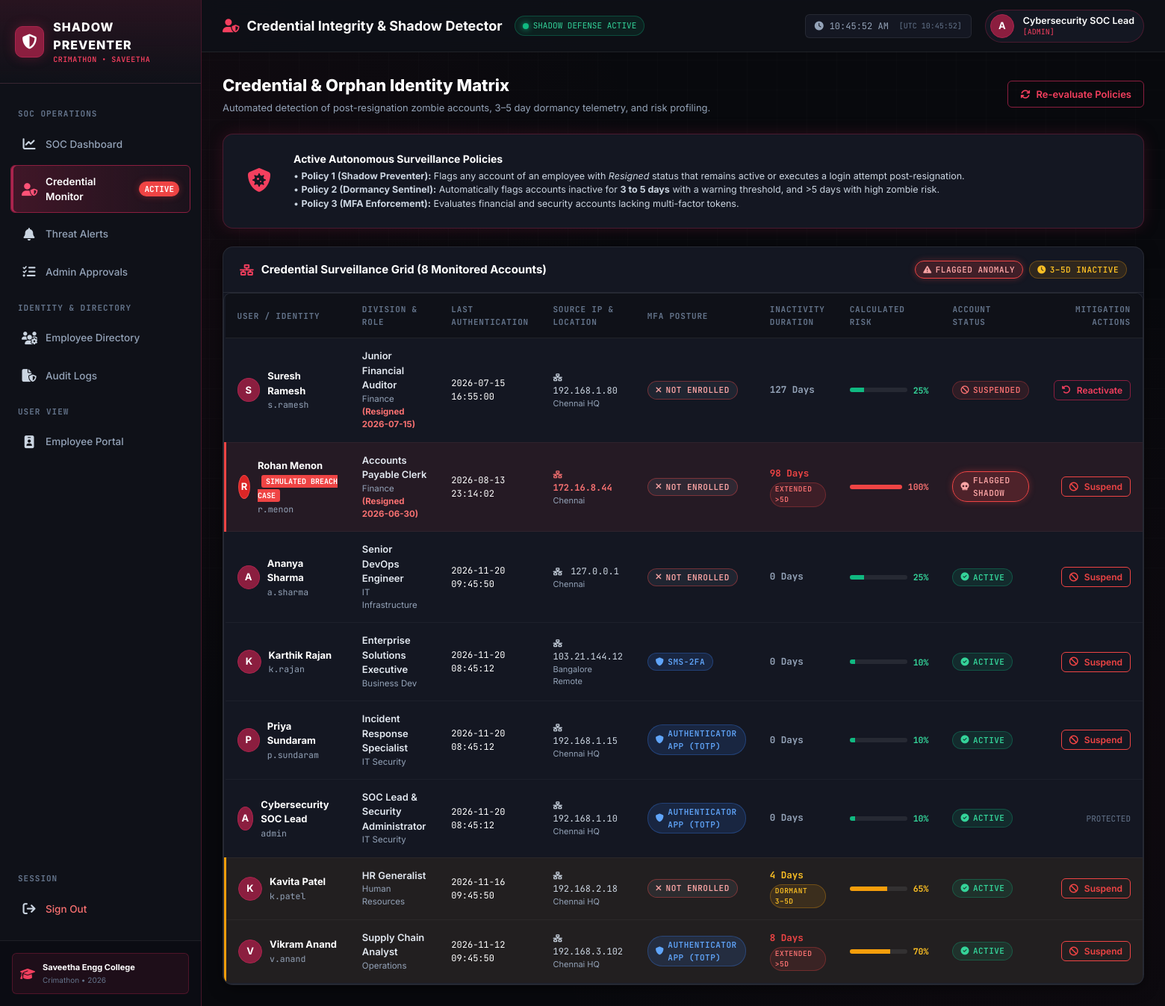
The app's page /admin/monitoring (signed in) with its own data.
### tables this page shows
CREATE TABLE users (
        id INTEGER PRIMARY KEY AUTOINCREMENT,
        username TEXT UNIQUE NOT NULL,
        password_hash TEXT NOT NULL,
        full_name TEXT NOT NULL,
        email TEXT UNIQUE NOT NULL,
        role TEXT NOT NULL DEFAULT 'employee',
        position TEXT NOT NULL,
        department TEXT NOT NULL,
        employment_status TEXT NOT NULL DEFAULT 'Active',
        resignation_date TEXT,
        account_status TEXT NOT NULL DEFAULT 'Active',
        mfa_enabled INTEGER NOT NULL DEFAULT 0,
        mfa_method TEXT DEFAULT 'None',
        last_login TEXT,
        last_login_ip TEXT,
        last_login_location TEXT,
        created_at TEXT NOT NULL,
        updated_at TEXT NOT NULL
    );

### app.py (the view)
@app.route('/admin/monitoring')
@login_required
@admin_required
def credential_monitoring():
    db = get_db()
    run_threat_scan(db)
    users = db.execute("SELECT * FROM users ORDER BY account_status DESC, last_login DESC").fetchall()
    enriched = []
    for u in users:
        d = dict(u)
        inact_days = calculate_inactivity_days(u['last_login'])
        d['inactivity_days'] = inact_days
        risk = 10
        if u['employment_status'] == 'Resigned' and u['account_status'] != 'Suspended':
            risk = 95
        elif u['account_status'] == 'Flagged':
            risk = 85
        elif inact_days > 5 and u['account_status'] != 'Suspended':
            risk = 70
        elif 3 <= inact_days <= 5 and u['account_status'] != 'Suspended':
            risk = 50
        if not u['mfa_enabled']:
            risk = min(100, risk + 15)
        d['risk_score'] = risk
        enriched.append(d)
    rohan_info = next((item for item in enriched if item['username'] == 'r.menon'), None)
    return render_template('monitoring.html', accounts=enriched, rohan_info=rohan_info)

### templates/monitoring.html (shortened to what this page needs)
{% extends "base.html" %}
{% block page_title %}
  <i class="fas fa-user-shield" style="color: #f43f5e;"></i>
  <span>Credential Integrity & Shadow Detector</span>
{% endblock %}
{% block content %}
<div class="dashboard-hero-bar">
  <div class="hero-title-group">
    <h1>Credential & Orphan Identity Matrix</h1>
    <p>Automated detection of post-resignation zombie accounts, 3–5 day dormancy telemetry, and risk profiling.</p>
  </div>
  <div class="hero-actions">
    <button type="button" class="btn-cyber btn-outline-maroon" onclick="triggerDeepScan('{{ csrf_token }}')">
      <i class="fas fa-arrows-rotate"></i>
      <span>Re-evaluate Policies</span>
    </button>
  </div>
</div>
<div class="cyber-card cyber-card-maroon" style="margin-bottom: 24px;">
  <div class="card-body-cyber" style="display: flex; gap: 20px; align-items: center; flex-wrap: wrap;">
    <div style="font-size: 32px; color: #f43f5e; padding: 10px;">
      <i class="fas fa-shield-virus"></i>
    </div>
    <div style="flex: 1; min-width: 280px;">
      <div style="font-size: 14px; font-weight: 700; color: #fff; margin-bottom: 4px;">
        Active Autonomous Surveillance Policies
      </div>
      <div style="font-size: 12.5px; color: #cbd5e1; line-height: 1.5;">
        &bull; <strong>Policy 1 (Shadow Preventer):</strong> Flags any account of an employee with <em>Resigned</em> status that remains active or executes a login attempt post-resignation.<br>
        &bull; <strong>Policy 2 (Dormancy Sentinel):</strong> Automatically flags accounts inactive for <strong>3 to 5 days</strong> with a warning threshold, and &gt;5 days with high zombie risk.<br>
        &bull; <strong>Policy 3 (MFA Enforcement):</strong> Evaluates financial and security accounts lacking multi-factor tokens.
      </div>
    </div>
  </div>
</div>
<div class="cyber-card">
  <div class="card-header-cyber">
    <div class="card-title-cyber">
      <i class="fas fa-network-wired"></i>
      <span>Credential Surveillance Grid ({{ accounts|length }} Monitored Accounts)</span>
    </div>
    <div style="display: flex; gap: 8px;">
      <span class="status-pill status-flagged"><i class="fas fa-triangle-exclamation"></i> Flagged Anomaly</span>
      <span class="status-pill status-dormant"><i class="fas fa-clock"></i> 3–5d Inactive</span>
    </div>
  </div>
  <div class="card-body-cyber" style="padding: 0;">
    <div class="table-responsive">
      <table class="cyber-table">
        <thead>
          <tr>
            <th>User / Identity</th>
            <th>Division & Role</th>
            <th>Last Authentication</th>
            <th>Source IP & Location</th>
            <th>MFA Posture</th>
            <th>Inactivity Duration</th>
            <th>Calculated Risk</th>
            <th>Account Status</th>
            <th style="text-align: right;">Mitigation Actions</th>
          </tr>
        </thead>
        <tbody>
          {% for acc in accounts %}
          <tr class="{% if acc.account_status == 'Flagged' %}row-flagged{% elif acc.inactivity_days >= 3 and acc.account_status != 'Suspended' %}row-dormant{% endif %}">
            <td>
              <div style="display: flex; align-items: center; gap: 10px;">
                <div class="avatar-badge" style="{% if acc.username == 'r.menon' %}background: #dc2626; border-color: #ef4444;{% endif %}">
                  {{ acc.username[:1]|upper }}
                </div>
                <div>
                  <div style="font-weight: 700; color: #fff;">
                    {{ acc.full_name }}
                    {% if acc.username == 'r.menon' %}
                    <span style="font-size: 10px; background: #ef4444; color: #fff; padding: 2px 6px; border-radius: 3px; font-family: var(--font-mono); margin-left: 5px;">
                      SIMULATED BREACH CASE
                    </span>
                    {% endif %}
                  </div>
                  <div style="font-size: 11.5px; color: #94a3b8; font-family: var(--font-mono);">
                    {{ acc.username }}
                  </div>
                </div>
              </div>
            </td>
            <td>
              <div style="font-weight: 600; color: #e2e8f0;">{{ acc.position }}</div>
              <div style="font-size: 11.5px; color: #94a3b8;">
                {{ acc.department }}
                {% if acc.employment_status == 'Resigned' %}
                <span style="color: #f87171; font-weight: 700;">(Resigned {{ acc.resignation_date or '' }})</span>
                {% endif %}
              </div>
            </td>
            <td>
              <div style="font-family: var(--font-mono); font-size: 12px; color: #fff;">
                {{ acc.last_login or 'Never Authenticated' }}
              </div>
            </td>
            <td>
              <div style="font-family: var(--font-mono); font-size: 12px; {% if acc.username == 'r.menon' %}color: #f87171; font-weight: 700;{% else %}color: #cbd5e1;{% endif %}">
                <i class="fas fa-network-wired" style="font-size: 10px; margin-right: 4px;"></i>
                {{ acc.last_login_ip or 'Unknown' }}
              </div>
              <div style="font-size: 11px; color: #94a3b8;">{{ acc.last_login_location or 'N/A' }}</div>
            </td>
            <td>
              {% if acc.mfa_enabled %}
              <span class="status-pill status-mfa-on"><i class="fas fa-shield"></i> {{ acc.mfa_method }}</span>
              {% else %}
              <span class="status-pill status-mfa-off" style="border-color: rgba(239, 68, 68, 0.4); color: #fca5a5;">
                <i class="fas fa-xmark"></i> Not Enrolled
              </span>
              {% endif %}
            </td>
            <td>
              <div style="font-family: var(--font-mono); font-size: 12.5px; font-weight: 700; {% if 3 <= acc.inactivity_days <= 5 and acc.account_status != 'Suspended' %}color: #fbbf24;{% elif acc.inactivity_days > 5 and acc.account_status != 'Suspended' %}color: #ef4444;{% else %}color: #94a3b8;{% endif %}">
                {{ acc.inactivity_days }} Days
              </div>
              {% if 3 <= acc.inactivity_days <= 5 and acc.account_status != 'Suspended' %}
              <span class="status-pill status-dormant" style="font-size: 9.5px; padding: 1px 6px; margin-top: 2px;">
                Dormant 3–5d
              </span>
              {% elif acc.inactivity_days > 5 and acc.account_status != 'Suspended' %}
              <span class="status-pill status-suspended" style="font-size: 9.5px; padding: 1px 6px; margin-top: 2px;">
                Extended &gt;5d
              </span>
              {% endif %}
            </td>
            <td>
              <div style="display: flex; align-items: center; gap: 8px;">
                <div style="flex: 1; height: 6px; background: rgba(255,255,255,0.08); border-radius: 4px; overflow: hidden; width: 70px;">
                  <div style="height: 100%; width: {{ acc.risk_score }}%; background: {% if acc.risk_score >= 80 %}#ef4444{% elif acc.risk_score >= 50 %}#f59e0b{% else %}#10b981{% endif %};"></div>
                </div>
                <span style="font-family: var(--font-mono); font-size: 11.5px; font-weight: 700; color: {% if acc.risk_score >= 80 %}#f87171{% elif acc.risk_score >= 50 %}#fbbf24{% else %}#34d399{% endif %};">
                  {{ acc.risk_score }}%
                </span>
              </div>
            </td>
            <td>
              {% if acc.account_status == 'Active' %}
              <span class="status-pill status-active"><i class="fas fa-circle-check"></i> Active</span>
              {% elif acc.account_status == 'Suspended' %}
              <span class="status-pill status-suspended"><i class="fas fa-ban"></i> Suspended</span>
              {% elif acc.account_status == 'Flagged' %}
              <span class="status-pill status-flagged"><i class="fas fa-skull"></i> Flagged Shadow</span>
              {% else %}
              <span class="status-pill status-dormant">{{ acc.account_status }}</span>
              {% endif %}
            </td>
            <td style="text-align: right;">
              <div style="display: inline-flex; gap: 6px;">
                {% if acc.account_status != 'Suspended' and acc.username != 'admin' %}
                <button type="button" class="btn-cyber btn-outline-danger btn-sm" onclick="promptSuspend({{ acc.id }}, '{{ acc.username }}')">
                  <i class="fas fa-ban"></i> Suspend
                </button>
                {% elif acc.account_status == 'Suspended' %}
                <button type="button" class="btn-cyber btn-outline-maroon btn-sm" onclick="promptReactivate({{ acc.id }}, '{{ acc.username }}')">
                  <i class="fas fa-rotate-left"></i> Reactivate
                </button>
                {% else %}
                <span style="font-size: 11px; color: #64748b; font-family: var(--font-mono);">PROTECTED</span>
                {% endif %}
              </div>
            </td>
          </tr>
          {% endfor %}
        </tbody>
      </table>
    </div>
  </div>
</div>
{% endblock %}

### templates/base.html (shortened to what this page needs)
<!DOCTYPE html>
<html lang="en">
<head>
  <link rel="stylesheet" href="https://cdnjs.cloudflare.com/ajax/libs/font-awesome/6.5.1/css/all.min.css">
  <link rel="stylesheet" href="{{ url_for('static', filename='css/style.css') }}">
  <link rel="stylesheet" href="{{ url_for('static', filename='css/dashboard.css') }}">
</head>
<body>
  <div class="app-container">
    {% if session.get('user_id') %}
    <aside class="sidebar">
      <div class="sidebar-header">
        <div class="brand-icon">
          <i class="fas fa-shield-halved"></i>
        </div>
        <div class="brand-title">
          <span class="brand-name">SHADOW PREVENTER</span>
          <span class="brand-subtitle">CRIMATHON &bull; SAVEETHA</span>
        </div>
      </div>
      <nav class="sidebar-nav">
        {% if session.get('role') == 'admin' %}
        <div class="nav-section-title">SOC Operations</div>
        <a href="{{ url_for('admin_dashboard') }}" class="nav-item {% if request.endpoint == 'admin_dashboard' %}active{% endif %}">
          <i class="fas fa-chart-line"></i>
          <span>SOC Dashboard</span>
        </a>
        <a href="{{ url_for('credential_monitoring') }}" class="nav-item {% if request.endpoint == 'credential_monitoring' %}active{% endif %}">
          <i class="fas fa-user-shield"></i>
          <span>Credential Monitor</span>
          <span class="nav-badge badge-alert">ACTIVE</span>
        </a>
        <a href="{{ url_for('admin_alerts') }}" class="nav-item {% if request.endpoint == 'admin_alerts' %}active{% endif %}">
          <i class="fas fa-bell"></i>
          <span>Threat Alerts</span>
        </a>
        <a href="{{ url_for('admin_approvals') }}" class="nav-item {% if request.endpoint == 'admin_approvals' %}active{% endif %}">
          <i class="fas fa-tasks"></i>
          <span>Admin Approvals</span>
        </a>
        <div class="nav-section-title">Identity & Directory</div>
        <a href="{{ url_for('admin_employees') }}" class="nav-item {% if request.endpoint == 'admin_employees' %}active{% endif %}">
          <i class="fas fa-users-gear"></i>
          <span>Employee Directory</span>
        </a>
        <a href="{{ url_for('admin_audit_logs') }}" class="nav-item {% if request.endpoint == 'admin_audit_logs' %}active{% endif %}">
          <i class="fas fa-file-shield"></i>
          <span>Audit Logs</span>
        </a>
        <div class="nav-section-title">User View</div>
        <a href="{{ url_for('employee_portal') }}" class="nav-item {% if request.endpoint == 'employee_portal' %}active{% endif %}">
          <i class="fas fa-id-badge"></i>
          <span>Employee Portal</span>
        </a>
        {% endif %}
        <div class="nav-section-title" style="margin-top: auto;">Session</div>
        <a href="{{ url_for('logout') }}" class="nav-item" style="color: #f87171;">
          <i class="fas fa-arrow-right-from-bracket"></i>
          <span>Sign Out</span>
        </a>
      </nav>
      <div class="sidebar-footer">
        <div class="college-badge">
          <i class="fas fa-graduation-cap"></i>
          <div class="college-text">
            <strong>Saveetha Engg College</strong>
            <span>Crimathon &bull; 2026</span>
          </div>
        </div>
      </div>
    </aside>
    {% endif %}
    <div class="main-wrapper" {% if not session.get('user_id') %}style="margin-left: 0;"{% endif %}>
      {% if session.get('user_id') %}
      <header class="top-header">
        <div class="header-left">
          <div class="page-title">
            {% block page_title %}Security Command Center{% endblock %}
          </div>
          <div class="system-status-indicator">
            <span class="pulse-dot"></span>
            <span>SHADOW DEFENSE ACTIVE</span>
          </div>
        </div>
        <div class="header-right">
          <div class="terminal-clock" id="terminal-clock-display">
          </div>
          <div class="header-user-profile">
            <div class="avatar-badge">
              {{ session.get('username', 'U')[:1]|upper }}
            </div>
            <div class="user-info-text">
              <span class="user-display-name">{{ session.get('full_name', session.get('username')) }}</span>
              <span class="user-role-badge">[{{ session.get('role', 'user')|upper }}]</span>
            </div>
          </div>
        </div>
      </header>
      {% endif %}
      <main class="content-body">
        {% block content %}{% endblock %}
      </main>
    </div>
  </div>
</body>
</html>

### records on screen
users: get "Cybersecurity SOC Lead", username "A", full_name "Cybersecurity SOC Lead", username "admin", position "SOC Lead & Security Administrator", department "IT Security", last_login "2026-11-20 08:45:12", last_login_ip "192.168.1.10", last_login_location "Chennai HQ", mfa_method "AUTHENTICATOR APP (TOTP)", inactivity_days "0", risk_score "10", account_status "Active" (drawn)
users: username "S", full_name "Suresh Ramesh", username "s.ramesh", position "Junior Financial Auditor", department "Finance", resignation_date "2026-07-15", last_login "2026-07-15 16:55:00", last_login_ip "192.168.1.80", last_login_location "Chennai HQ", mfa_enabled 0 (drawn), inactivity_days "127", risk_score "25", account_status "Suspended" (drawn)
users: username "R", full_name "Rohan Menon", shows "SIMULATED BREACH CASE", username "r.menon", position "Accounts Payable Clerk", department "Finance", resignation_date "2026-06-30", last_login "2026-08-13 23:14:02", last_login_ip "172.16.8.44", last_login_location "Chennai", mfa_enabled 0 (drawn), inactivity_days "98", account_status "EXTENDED >5D", risk_score "100"
users: username "A", full_name "Ananya Sharma", username "a.sharma", position "Senior DevOps Engineer", department "IT Infrastructure", last_login "2026-11-20 09:45:50", last_login_ip "127.0.0.1", last_login_location "Chennai", shows "NOT ENROLLED", inactivity_days "0", risk_score "25", account_status "Active" (drawn)
users: username "K", full_name "Karthik Rajan", username "k.rajan", position "Enterprise Solutions Executive", department "Business Dev", last_login "2026-11-20 08:45:12", last_login_ip "103.21.144.12", last_login_location "Bangalore Remote", mfa_method "SMS-2FA", inactivity_days "0", risk_score "10", account_status "Active" (drawn)
users: username "P", full_name "Priya Sundaram", username "p.sundaram", position "Incident Response Specialist", department "IT Security", last_login "2026-11-20 08:45:12", last_login_ip "192.168.1.15", last_login_location "Chennai HQ", mfa_method "AUTHENTICATOR APP (TOTP)", inactivity_days "0", risk_score "10", account_status "Active" (drawn)
users: username "K", full_name "Kavita Patel", username "k.patel", position "HR Generalist", department "Human Resources", last_login "2026-11-16 09:45:50", last_login_ip "192.168.2.18", last_login_location "Chennai HQ", mfa_enabled 0 (drawn), inactivity_days "4", account_status "DORMANT 3–5D", risk_score "65"
users: username "V", full_name "Vikram Anand", username "v.anand", position "Supply Chain Analyst", department "Operations", last_login "2026-11-12 09:45:50", last_login_ip "192.168.3.102", last_login_location "Chennai HQ", mfa_method "AUTHENTICATOR APP (TOTP)", inactivity_days "8", account_status "EXTENDED >5D", risk_score "70"

### other values on screen
{{ session.get('username', 'U')[:1]|upper }} "A"
{{ session.get('role', 'user')|upper }} "ADMIN"
{{ accounts|length }} "8"
